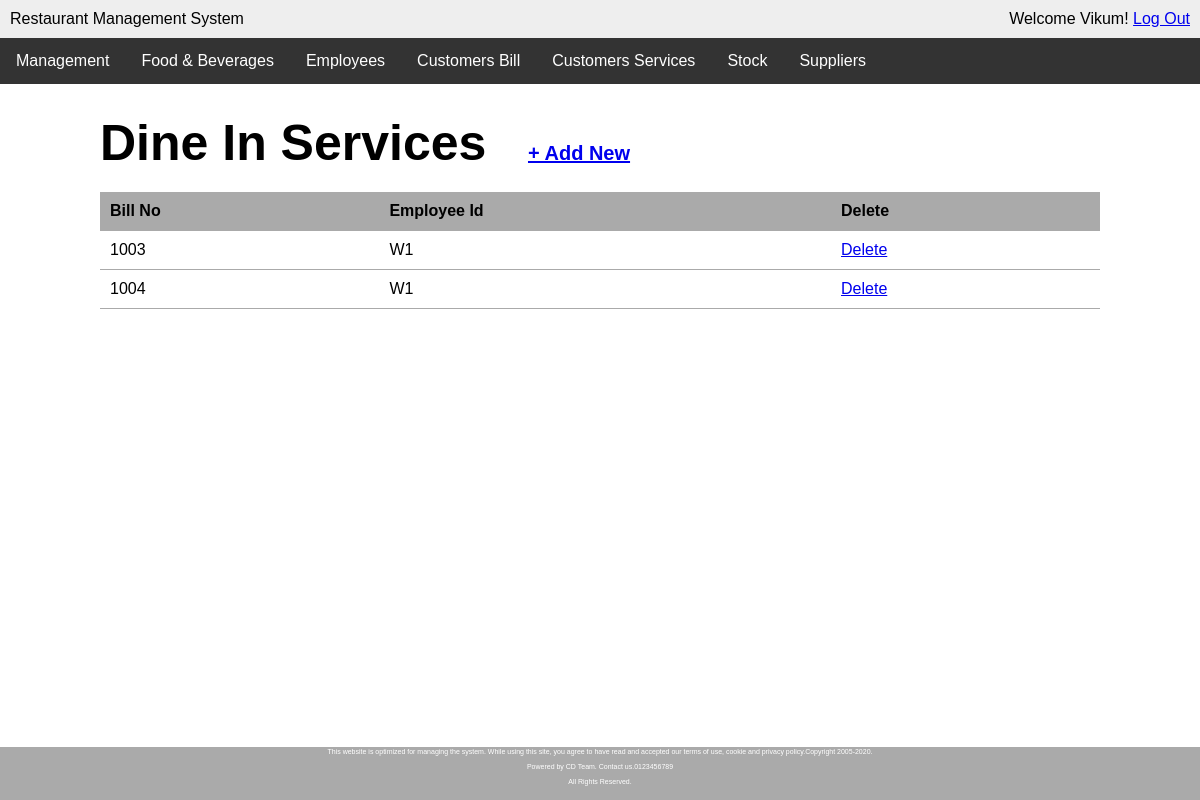
Page /dine_in.php (signed in) on the committed database.
### tables this page shows
CREATE TABLE `dine_in` (
  `Bill_NO` int(11) NOT NULL,
  `Emp_ID` varchar(10) DEFAULT NULL
);

### dine_in.php (the view, shortened to what this page needs)
<?php require_once('inc/connection.php'); ?>
<?php
	$dine_in_list = '';
	$query = "SELECT * FROM dine_in GROUP BY dine_in.Bill_NO";
	$dine_ins = mysqli_query($connection, $query);
	while ($dine_in = mysqli_fetch_assoc($dine_ins)) {
		$dine_in_list .= "<tr>";
		$dine_in_list .= "<td>{$dine_in['Bill_NO']}</td>";
		$dine_in_list .= "<td>{$dine_in['Emp_ID']}</td>";
		$dine_in_list .= "<td><a href=\"delete-dine_ins.php?bill_no={$dine_in['Bill_NO']}\"
						onclick=\"return confirm('Are you sure?');\">Delete</a></td>";
		$dine_in_list .= "</tr>";
	}
 ?>
<!DOCTYPE html>
<html lang="en">
<head>
	<link rel="stylesheet" href="css/main.css">
</head>
<body>
	<div class="wrapper">
  		<header>
		<div class="appname">Restaurant Management System</div>
		<div class="loggedin">Welcome <?php echo $_SESSION['first_name']; ?>! <a href="logout.php">Log Out</a></div>
	</header>
	<div class="navbar">
		  <a href="users.php">Management</a>
		  <div class="dropdown">
		    <button class="dropbtn">Food & Beverages</button>
		  </div>
		  <div class="dropdown">
		    <button class="dropbtn">Employees</button>
		  </div>
		  <a href="final-bill.php">Customers Bill</a>
		  <div class="dropdown">
		    <button class="dropbtn">Customers Services</button>
		  </div>
		  <a href="stock.php">Stock</a>
		  <div class="dropdown">
		    <button class="dropbtn">Suppliers</button>
		  </div>
		</div>
	<main>
		<h1>Dine In Services &nbsp;&nbsp;<span><a href="add-dine-in.php">+ Add New</a></span></h1>
		<table class="masterlist">
			<tr>
				<th>Bill No</th>
				<th>Employee Id</th>
				<th>Delete</th>
			</tr>
			<?php echo $dine_in_list; ?>
		</table>
	</main>
	</div>
	<div class="footer">
  		<p class="foot">This website is optimized for managing the system. While using this site, you agree to have read and accepted our terms of use, cookie and privacy policy.Copyright 2005-2020.</p>
  		<p class="foot">Powered by CD Team. Contact us.0123456789</p>
  		<p class="foot">All Rights Reserved.</p>
	</div>
</body>
</html>

### css/main.css (style rules this page uses)
* { margin: 0; }
html, body { height:100%; font-family: Arial, "Helvetica Neue", Helvetica, sans-serif; font-size: 16px; overflow:hidden; }
.wrapper { overflow-y:scroll; height: 93%; }
.footer { position: fixed; background: #aaa; bottom: 0; height: 6%; width: 100%; font-size: 7px; color: white; line-height: 0px; padding-bottom: 0px; padding-top: 5px; }
p { margin-bottom: 15px; }
p.foot { text-align: center; }
button { width: 100%; padding: 5px; -webkit-box-sizing: border-box; -moz-box-sizing: border-box; box-sizing: border-box; }
header { background: #eee; overflow: auto; padding: 10px; }
header .appname { float: left; }
header .loggedin { float: right; }
main { width: 1000px; margin: 30px auto; }
main h1 { margin-bottom: 20px; font-size: 50px; }
main h1 span { font-size: 20px; }
table.masterlist { width: 100%; border-collapse: collapse; }
table.masterlist th { background: #aaa; text-align: left; }
table.masterlist th, table.masterlist td { padding: 10px; border-bottom: 1px solid #aaa; }
.navbar { overflow: hidden; background-color: #333; }
.navbar a { float: left; font-size: 16px; color: white; text-align: center; padding: 14px 16px; text-decoration: none; }
.dropdown { float: left; overflow: hidden; }
.dropdown .dropbtn { font-size: 16px; border: none; outline: none; color: white; padding: 14px 16px; background-color: inherit; font-family: inherit; margin: 0; }

### rows in the picture
dine_in: Bill_NO "1003", Emp_ID "W1"
dine_in: Bill_NO "1004", Emp_ID "W1"

### other values in the picture
$_SESSION['first_name'] "Vikum"
